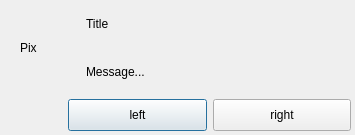
<?xml version="1.0" encoding="UTF-8"?>
<ui version="4.0">
 <class>Dialog</class>
 <widget class="QDialog" name="Dialog">
  <property name="geometry">
   <rect>
    <x>0</x>
    <y>0</y>
    <width>355</width>
    <height>135</height>
   </rect>
  </property>
  <property name="windowTitle">
   <string>Dialog</string>
  </property>
  <layout class="QVBoxLayout" name="verticalLayout_2">
   <property name="leftMargin">
    <number>4</number>
   </property>
   <property name="topMargin">
    <number>4</number>
   </property>
   <property name="rightMargin">
    <number>4</number>
   </property>
   <property name="bottomMargin">
    <number>4</number>
   </property>
   <item>
    <layout class="QHBoxLayout" name="horizontalLayout_3">
     <property name="leftMargin">
      <number>16</number>
     </property>
     <item>
      <widget class="QLabel" name="pixmap">
       <property name="sizePolicy">
        <sizepolicy hsizetype="Fixed" vsizetype="Fixed">
         <horstretch>0</horstretch>
         <verstretch>0</verstretch>
        </sizepolicy>
       </property>
       <property name="minimumSize">
        <size>
         <width>52</width>
         <height>52</height>
        </size>
       </property>
       <property name="maximumSize">
        <size>
         <width>52</width>
         <height>52</height>
        </size>
       </property>
       <property name="text">
        <string>Pix</string>
       </property>
      </widget>
     </item>
     <item>
      <layout class="QVBoxLayout" name="verticalLayout">
       <property name="leftMargin">
        <number>8</number>
       </property>
       <item>
        <widget class="QLabel" name="title">
         <property name="sizePolicy">
          <sizepolicy hsizetype="Preferred" vsizetype="Fixed">
           <horstretch>0</horstretch>
           <verstretch>0</verstretch>
          </sizepolicy>
         </property>
         <property name="maximumSize">
          <size>
           <width>16777215</width>
           <height>40</height>
          </size>
         </property>
         <property name="text">
          <string>Title</string>
         </property>
        </widget>
       </item>
       <item>
        <widget class="QLabel" name="message">
         <property name="text">
          <string>Message...</string>
         </property>
        </widget>
       </item>
      </layout>
     </item>
    </layout>
   </item>
   <item>
    <layout class="QHBoxLayout" name="horizontalLayout_2">
     <property name="sizeConstraint">
      <enum>QLayout::SetDefaultConstraint</enum>
     </property>
     <property name="leftMargin">
      <number>64</number>
     </property>
     <property name="rightMargin">
      <number>0</number>
     </property>
     <item>
      <widget class="QPushButton" name="left">
       <property name="minimumSize">
        <size>
         <width>0</width>
         <height>32</height>
        </size>
       </property>
       <property name="maximumSize">
        <size>
         <width>16777215</width>
         <height>32</height>
        </size>
       </property>
       <property name="text">
        <string>left</string>
       </property>
      </widget>
     </item>
     <item>
      <widget class="QPushButton" name="right">
       <property name="minimumSize">
        <size>
         <width>0</width>
         <height>32</height>
        </size>
       </property>
       <property name="maximumSize">
        <size>
         <width>16777215</width>
         <height>32</height>
        </size>
       </property>
       <property name="text">
        <string>right</string>
       </property>
      </widget>
     </item>
    </layout>
   </item>
  </layout>
 </widget>
 <resources/>
 <connections/>
</ui>
